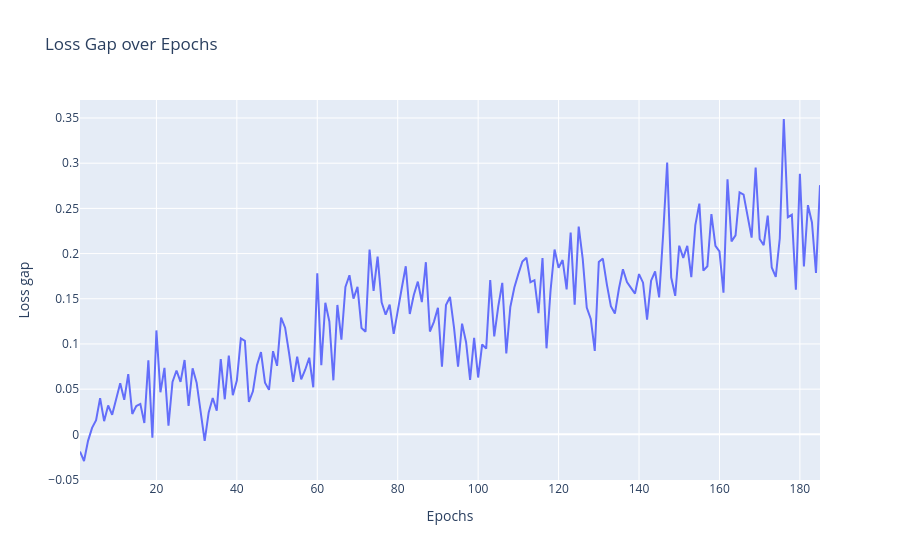

Notebook code for this chart:
### Code cell
loss_gap = val_loss - train_loss

fig = go.Figure()
fig.add_trace(go.Scatter(x=epochs, y=loss_gap, mode="lines", name="Val Loss - Train Loss"))

fig.update_layout(
    title="Loss Gap over Epochs",
    xaxis_title="Epochs",
    yaxis_title="Loss gap",
    hovermode="x unified"
)

### Figure 1 — Plotly figure (JSON) as saved in the notebook; plotly's stock layout.template omitted (floating-point values rounded to 4 significant figures; data arrays with more than 128 entries replaced by an {"elided": "..."} marker saying what was removed)
{"data": [{"mode": "lines", "name": "Val Loss - Train Loss", "type": "scatter", "x": {"elided": "185 int values"}, "y": {"elided": "185 float values"}}], "layout": {"hovermode": "x unified", "title": {"text": "Loss Gap over Epochs"}, "xaxis": {"title": {"text": "Epochs"}}, "yaxis": {"title": {"text": "Loss gap"}}}}
